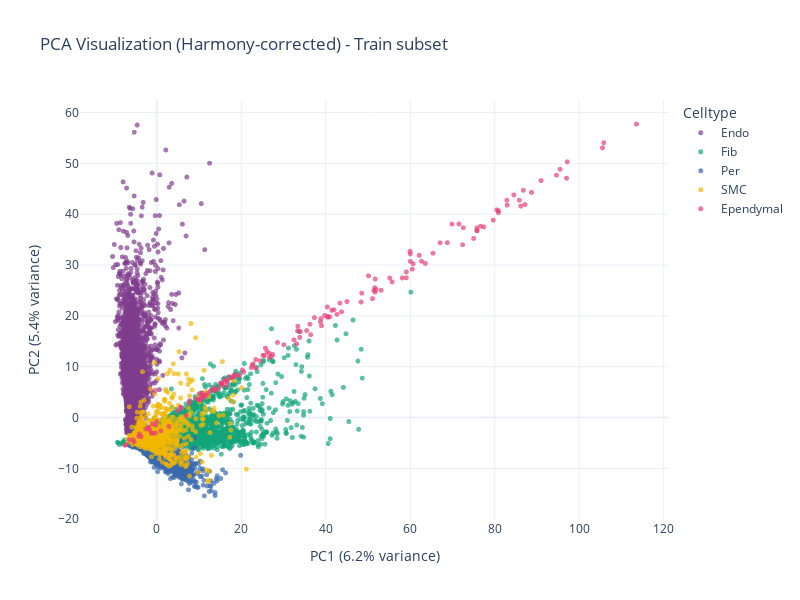
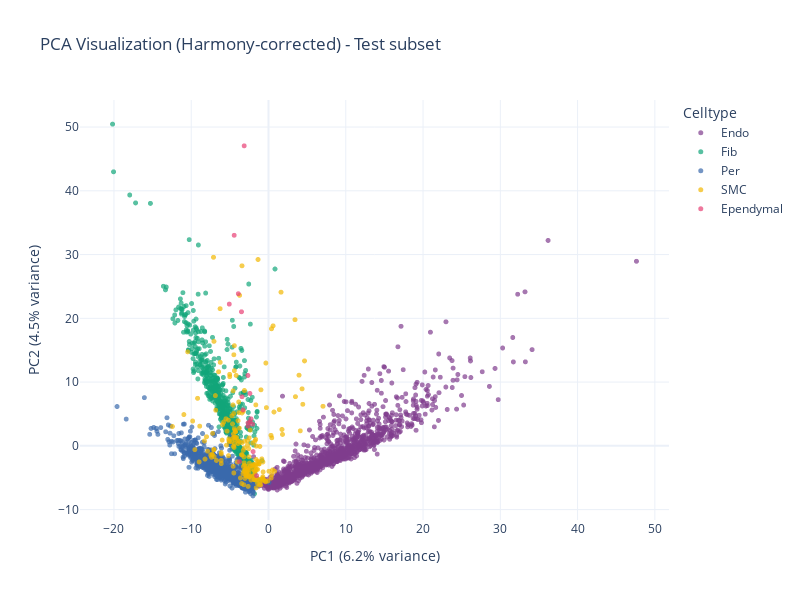
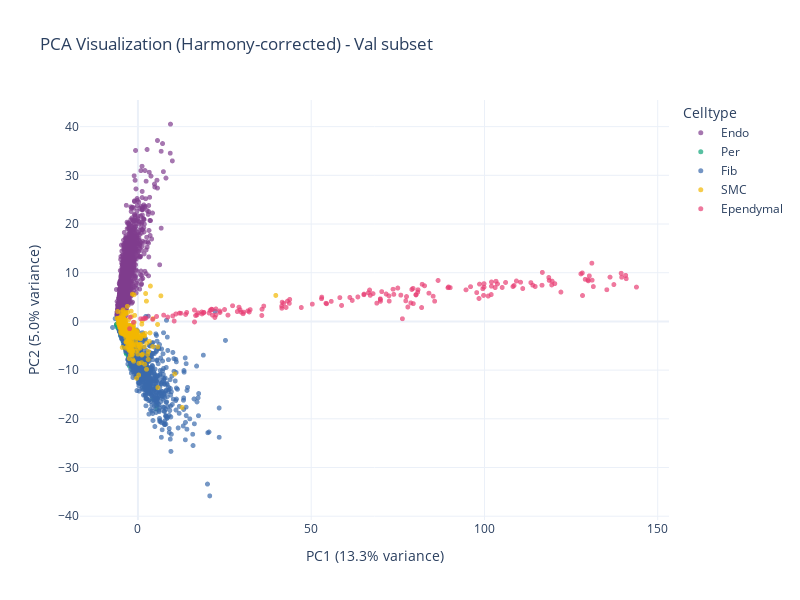
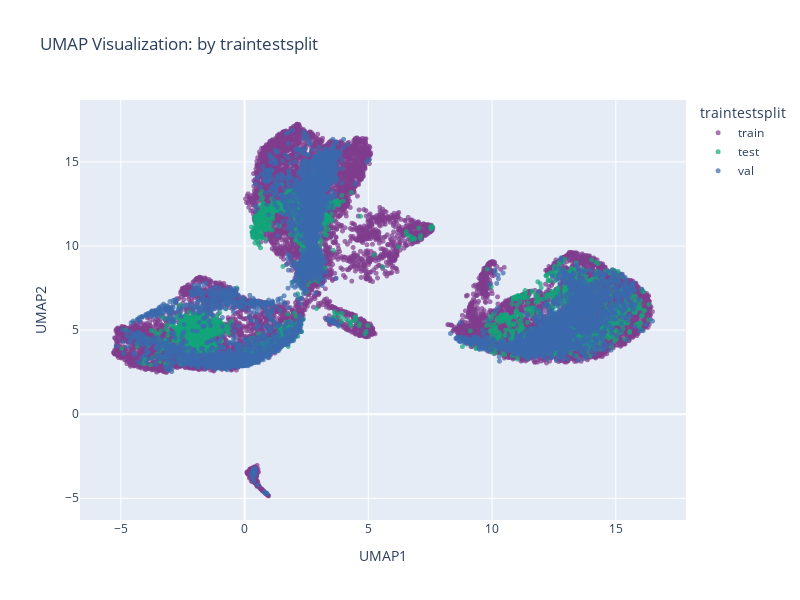

Source (notebook cell) for these figures, in order:
### Code cell
# Run complete ML pipeline up to classifier performance

ad_plot.run_ML_pipeline(plot_figs=False,compute_classifiers=False)

### Figure 1 — Plotly figure (JSON) as saved in the notebook; plotly's stock layout.template omitted (floating-point values rounded to 4 significant figures; data arrays with more than 128 entries replaced by an {"elided": "..."} marker saying what was removed)
{"data": [{"hovertemplate": "celltype=Endo<br>PC1=%{x}<br>PC2=%{y}<extra></extra>", "legendgroup": "Endo", "marker": {"color": "rgb(127, 60, 141)", "opacity": 0.7, "size": 5, "symbol": "circle"}, "mode": "markers", "name": "Endo", "showlegend": true, "type": "scattergl", "x": {"elided": "5270 float values"}, "xaxis": "x", "y": {"elided": "5270 float values"}, "yaxis": "y"}, {"hovertemplate": "celltype=Fib<br>PC1=%{x}<br>PC2=%{y}<extra></extra>", "legendgroup": "Fib", "marker": {"color": "rgb(17, 165, 121)", "opacity": 0.7, "size": 5, "symbol": "circle"}, "mode": "markers", "name": "Fib", "showlegend": true, "type": "scattergl", "x": {"elided": "3823 float values"}, "xaxis": "x", "y": {"elided": "3823 float values"}, "yaxis": "y"}, {"hovertemplate": "celltype=Per<br>PC1=%{x}<br>PC2=%{y}<extra></extra>", "legendgroup": "Per", "marker": {"color": "rgb(57, 105, 172)", "opacity": 0.7, "size": 5, "symbol": "circle"}, "mode": "markers", "name": "Per", "showlegend": true, "type": "scattergl", "x": {"elided": "3789 float values"}, "xaxis": "x", "y": {"elided": "3789 float values"}, "yaxis": "y"}, {"hovertemplate": "celltype=SMC<br>PC1=%{x}<br>PC2=%{y}<extra></extra>", "legendgroup": "SMC", "marker": {"color": "rgb(242, 183, 1)", "opacity": 0.7, "size": 5, "symbol": "circle"}, "mode": "markers", "name": "SMC", "showlegend": true, "type": "scattergl", "x": {"elided": "768 float values"}, "xaxis": "x", "y": {"elided": "768 float values"}, "yaxis": "y"}, {"hovertemplate": "celltype=Ependymal<br>PC1=%{x}<br>PC2=%{y}<extra></extra>", "legendgroup": "Ependymal", "marker": {"color": "rgb(231, 63, 116)", "opacity": 0.7, "size": 5, "symbol": "circle"}, "mode": "markers", "name": "Ependymal", "showlegend": true, "type": "scattergl", "x": {"elided": "159 float values"}, "xaxis": "x", "y": {"elided": "159 float values"}, "yaxis": "y"}], "layout": {"height": 600, "legend": {"title": {"text": "Celltype"}, "tracegroupgap": 0}, "title": {"text": "PCA Visualization (Harmony-corrected) - Train subset"}, "width": 800, "xaxis": {"anchor": "y", "domain": [0, 1], "title": {"text": "PC1 (6.2% variance)"}}, "yaxis": {"anchor": "x", "domain": [0, 1], "title": {"text": "PC2 (5.4% variance)"}}}}

### Figure 2 — Plotly figure (JSON) as saved in the notebook; plotly's stock layout.template omitted (floating-point values rounded to 4 significant figures; data arrays with more than 128 entries replaced by an {"elided": "..."} marker saying what was removed)
{"data": [{"hovertemplate": "celltype=Endo<br>PC1=%{x}<br>PC2=%{y}<extra></extra>", "legendgroup": "Endo", "marker": {"color": "rgb(127, 60, 141)", "opacity": 0.7, "size": 5, "symbol": "circle"}, "mode": "markers", "name": "Endo", "showlegend": true, "type": "scattergl", "x": {"elided": "1304 float values"}, "xaxis": "x", "y": {"elided": "1304 float values"}, "yaxis": "y"}, {"hovertemplate": "celltype=Fib<br>PC1=%{x}<br>PC2=%{y}<extra></extra>", "legendgroup": "Fib", "marker": {"color": "rgb(17, 165, 121)", "opacity": 0.7, "size": 5, "symbol": "circle"}, "mode": "markers", "name": "Fib", "showlegend": true, "type": "scattergl", "x": {"elided": "810 float values"}, "xaxis": "x", "y": {"elided": "810 float values"}, "yaxis": "y"}, {"hovertemplate": "celltype=Per<br>PC1=%{x}<br>PC2=%{y}<extra></extra>", "legendgroup": "Per", "marker": {"color": "rgb(57, 105, 172)", "opacity": 0.7, "size": 5, "symbol": "circle"}, "mode": "markers", "name": "Per", "showlegend": true, "type": "scattergl", "x": {"elided": "887 float values"}, "xaxis": "x", "y": {"elided": "887 float values"}, "yaxis": "y"}, {"hovertemplate": "celltype=SMC<br>PC1=%{x}<br>PC2=%{y}<extra></extra>", "legendgroup": "SMC", "marker": {"color": "rgb(242, 183, 1)", "opacity": 0.7, "size": 5, "symbol": "circle"}, "mode": "markers", "name": "SMC", "showlegend": true, "type": "scattergl", "x": {"elided": "199 float values"}, "xaxis": "x", "y": {"elided": "199 float values"}, "yaxis": "y"}, {"hovertemplate": "celltype=Ependymal<br>PC1=%{x}<br>PC2=%{y}<extra></extra>", "legendgroup": "Ependymal", "marker": {"color": "rgb(231, 63, 116)", "opacity": 0.7, "size": 5, "symbol": "circle"}, "mode": "markers", "name": "Ependymal", "showlegend": true, "type": "scattergl", "x": [-1.546, -2.656, -1.99, -2.407, -3.426, -2.393, -2.268, -2.061, -3.295, -3.145, -4.441, -2.645, -5.075, -3.907, -3.747, -2.666, -3.497], "xaxis": "x", "y": [-4.677, 3.083, -0.9032, 8.217, 7.701, 3.765, 4.239, 3.4, 5.635, 47.05, 33.02, 3.616, 22.23, 23.86, -2.489, 11.04, 21.02], "yaxis": "y"}], "layout": {"height": 600, "legend": {"title": {"text": "Celltype"}, "tracegroupgap": 0}, "title": {"text": "PCA Visualization (Harmony-corrected) - Test subset"}, "width": 800, "xaxis": {"anchor": "y", "domain": [0, 1], "title": {"text": "PC1 (6.2% variance)"}}, "yaxis": {"anchor": "x", "domain": [0, 1], "title": {"text": "PC2 (4.5% variance)"}}}}

### Figure 3 — Plotly figure (JSON) as saved in the notebook; plotly's stock layout.template omitted (floating-point values rounded to 4 significant figures; data arrays with more than 128 entries replaced by an {"elided": "..."} marker saying what was removed)
{"data": [{"hovertemplate": "celltype=Endo<br>PC1=%{x}<br>PC2=%{y}<extra></extra>", "legendgroup": "Endo", "marker": {"color": "rgb(127, 60, 141)", "opacity": 0.7, "size": 5, "symbol": "circle"}, "mode": "markers", "name": "Endo", "showlegend": true, "type": "scattergl", "x": {"elided": "2132 float values"}, "xaxis": "x", "y": {"elided": "2132 float values"}, "yaxis": "y"}, {"hovertemplate": "celltype=Per<br>PC1=%{x}<br>PC2=%{y}<extra></extra>", "legendgroup": "Per", "marker": {"color": "rgb(17, 165, 121)", "opacity": 0.7, "size": 5, "symbol": "circle"}, "mode": "markers", "name": "Per", "showlegend": true, "type": "scattergl", "x": {"elided": "1328 float values"}, "xaxis": "x", "y": {"elided": "1328 float values"}, "yaxis": "y"}, {"hovertemplate": "celltype=Fib<br>PC1=%{x}<br>PC2=%{y}<extra></extra>", "legendgroup": "Fib", "marker": {"color": "rgb(57, 105, 172)", "opacity": 0.7, "size": 5, "symbol": "circle"}, "mode": "markers", "name": "Fib", "showlegend": true, "type": "scattergl", "x": {"elided": "1545 float values"}, "xaxis": "x", "y": {"elided": "1545 float values"}, "yaxis": "y"}, {"hovertemplate": "celltype=SMC<br>PC1=%{x}<br>PC2=%{y}<extra></extra>", "legendgroup": "SMC", "marker": {"color": "rgb(242, 183, 1)", "opacity": 0.7, "size": 5, "symbol": "circle"}, "mode": "markers", "name": "SMC", "showlegend": true, "type": "scattergl", "x": {"elided": "319 float values"}, "xaxis": "x", "y": {"elided": "319 float values"}, "yaxis": "y"}, {"hovertemplate": "celltype=Ependymal<br>PC1=%{x}<br>PC2=%{y}<extra></extra>", "legendgroup": "Ependymal", "marker": {"color": "rgb(231, 63, 116)", "opacity": 0.7, "size": 5, "symbol": "circle"}, "mode": "markers", "name": "Ependymal", "showlegend": true, "type": "scattergl", "x": {"elided": "164 float values"}, "xaxis": "x", "y": {"elided": "164 float values"}, "yaxis": "y"}], "layout": {"height": 600, "legend": {"title": {"text": "Celltype"}, "tracegroupgap": 0}, "title": {"text": "PCA Visualization (Harmony-corrected) - Val subset"}, "width": 800, "xaxis": {"anchor": "y", "domain": [0, 1], "title": {"text": "PC1 (13.3% variance)"}}, "yaxis": {"anchor": "x", "domain": [0, 1], "title": {"text": "PC2 (5.0% variance)"}}}}

### Figure 4 — Plotly figure (JSON) as saved in the notebook; plotly's stock layout.template omitted (floating-point values rounded to 4 significant figures; data arrays with more than 128 entries replaced by an {"elided": "..."} marker saying what was removed)
{"data": [{"hovertemplate": "traintestsplit=train<br>UMAP1=%{x}<br>UMAP2=%{y}<extra></extra>", "legendgroup": "train", "marker": {"color": "rgb(127, 60, 141)", "opacity": 0.7, "size": 5, "symbol": "circle"}, "mode": "markers", "name": "train", "showlegend": true, "type": "scattergl", "x": {"elided": "13809 float values"}, "xaxis": "x", "y": {"elided": "13809 float values"}, "yaxis": "y"}, {"hovertemplate": "traintestsplit=test<br>UMAP1=%{x}<br>UMAP2=%{y}<extra></extra>", "legendgroup": "test", "marker": {"color": "rgb(17, 165, 121)", "opacity": 0.7, "size": 5, "symbol": "circle"}, "mode": "markers", "name": "test", "showlegend": true, "type": "scattergl", "x": {"elided": "3217 float values"}, "xaxis": "x", "y": {"elided": "3217 float values"}, "yaxis": "y"}, {"hovertemplate": "traintestsplit=val<br>UMAP1=%{x}<br>UMAP2=%{y}<extra></extra>", "legendgroup": "val", "marker": {"color": "rgb(57, 105, 172)", "opacity": 0.7, "size": 5, "symbol": "circle"}, "mode": "markers", "name": "val", "showlegend": true, "type": "scattergl", "x": {"elided": "5488 float values"}, "xaxis": "x", "y": {"elided": "5488 float values"}, "yaxis": "y"}], "layout": {"height": 600, "legend": {"title": {"text": "traintestsplit"}, "tracegroupgap": 0}, "title": {"text": "UMAP Visualization: by traintestsplit"}, "width": 800, "xaxis": {"anchor": "y", "domain": [0, 1], "title": {"text": "UMAP1"}}, "yaxis": {"anchor": "x", "domain": [0, 1], "title": {"text": "UMAP2"}}}}
